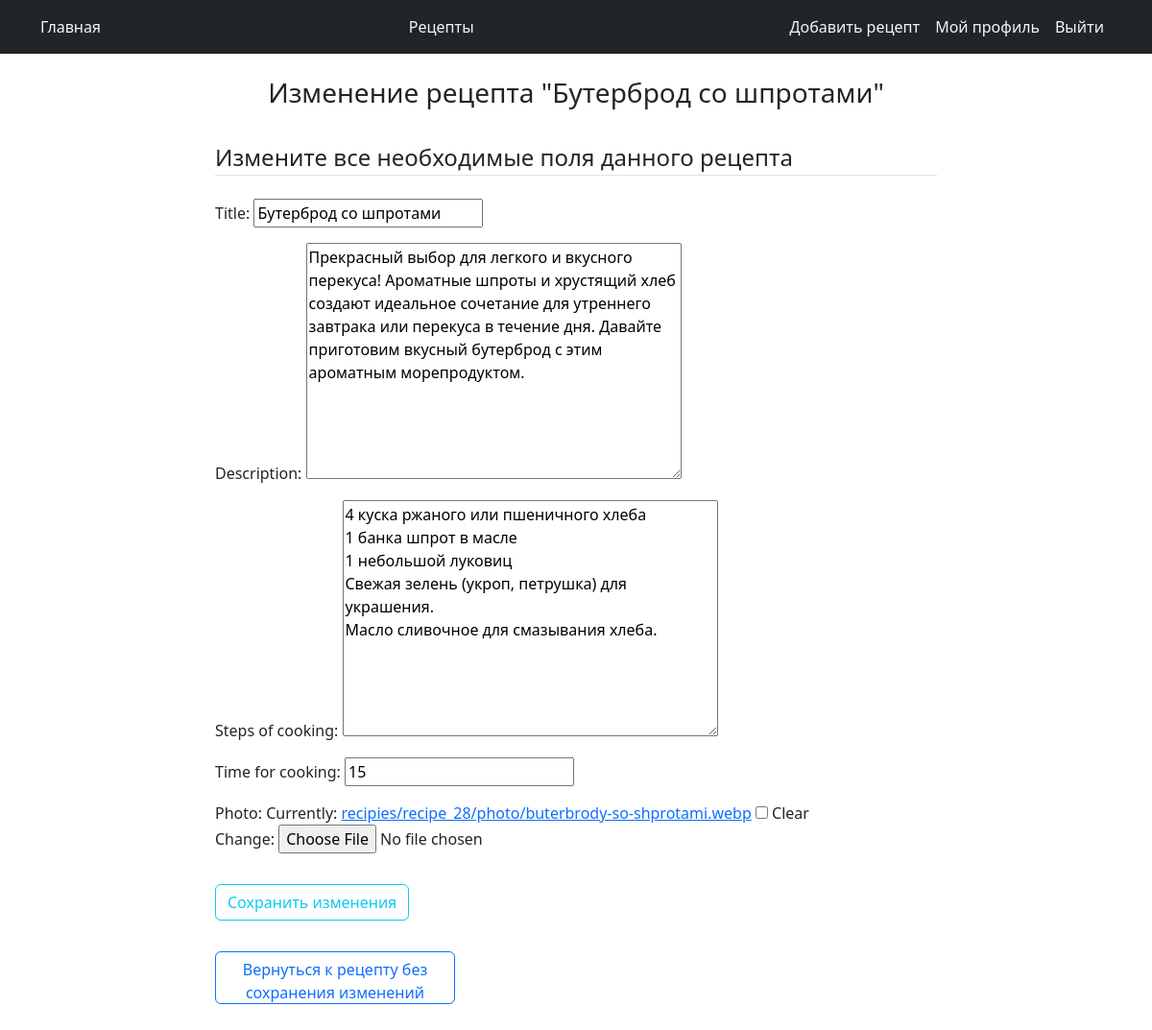
The app's page /recipe/list/28/update (signed in) with its own data.
### recipesapp/models.py (models this page shows, shortened)
class Recipe(models.Model):
    class Meta:
        verbose_name = "Recipe"
        ordering = ['-title', 'created_at']
    title = models.CharField(max_length=150)
    description = models.TextField()
    steps_of_cooking = models.TextField()
    time_for_cooking = models.IntegerField(default=15)
    author = models.ForeignKey(User, on_delete=models.PROTECT)
    created_at = models.DateTimeField(auto_now_add=True)
    updated_at = models.DateTimeField(auto_now=True)
    archived = models.BooleanField(default=False)
    photo = models.ImageField(null=True,  blank=True, upload_to=recipe_photo_directory_path)

### recipesapp/views.py (the view, shortened to what this page needs)
# urls.py: path('list/<int:pk>/update', RecipeUpdateView.as_view(), name='recipe_update'),
class RecipeUpdateView(UpdateView):
    model = Recipe
    fields = "title", "description", "steps_of_cooking", "time_for_cooking", "photo"
    template_name_suffix = "_update_form"

### recipesapp/templates/recipesapp/recipe_update_form.html (shortened to what this page needs)
<!DOCTYPE html>
{% extends "recipesapp/base.html" %}
{% load static %}
  {% block content %}
  <h3 style="display: flex; justify-content: center;">Изменение рецепта "{{recipe.title}}"</h3>
  <br>
  <div class="container">
    <form method="post" enctype="multipart/form-data">
      <fieldset class="form-group">
        <legend class="border-bottom mb-4">Измените все необходимые поля данного рецепта</legend>
        {{ form.as_p }}
      </fieldset>
      <div class="form-group py-3">
        <button class="btn btn-outline-info" type="submit">Сохранить изменения</button>
      </div>
      <div  class="form-group py-3">
        <a class="btn btn-outline-primary" style="height: 55px; width: 250px;"
           href="{% url 'recipesapp:recipe_details' pk=recipe.pk %}">Вернуться к рецепту без сохранения изменений</a>
      </div>
    </form>
  </div>
  {% endblock %}

### records on screen
Recipe: title "Бутерброд со шпротами", description "Прекрасный выбор для легкого и вкусного перекуса! Ароматные шпроты и хрустящий хлеб создают идеальное сочетание для утреннего завтрака или перекуса в течение дня. Давайте приготовим вкусный бутерброд с этим ароматным морепродуктом.", steps_of_cooking "4 куска ржаного или пшеничного хлеба 1 банка шпрот в масле 1 небольшой луковиц Свежая зелень (укроп, петрушка) для украшения. Масло сливочное для смазывания хлеба.", time_for_cooking "15"
